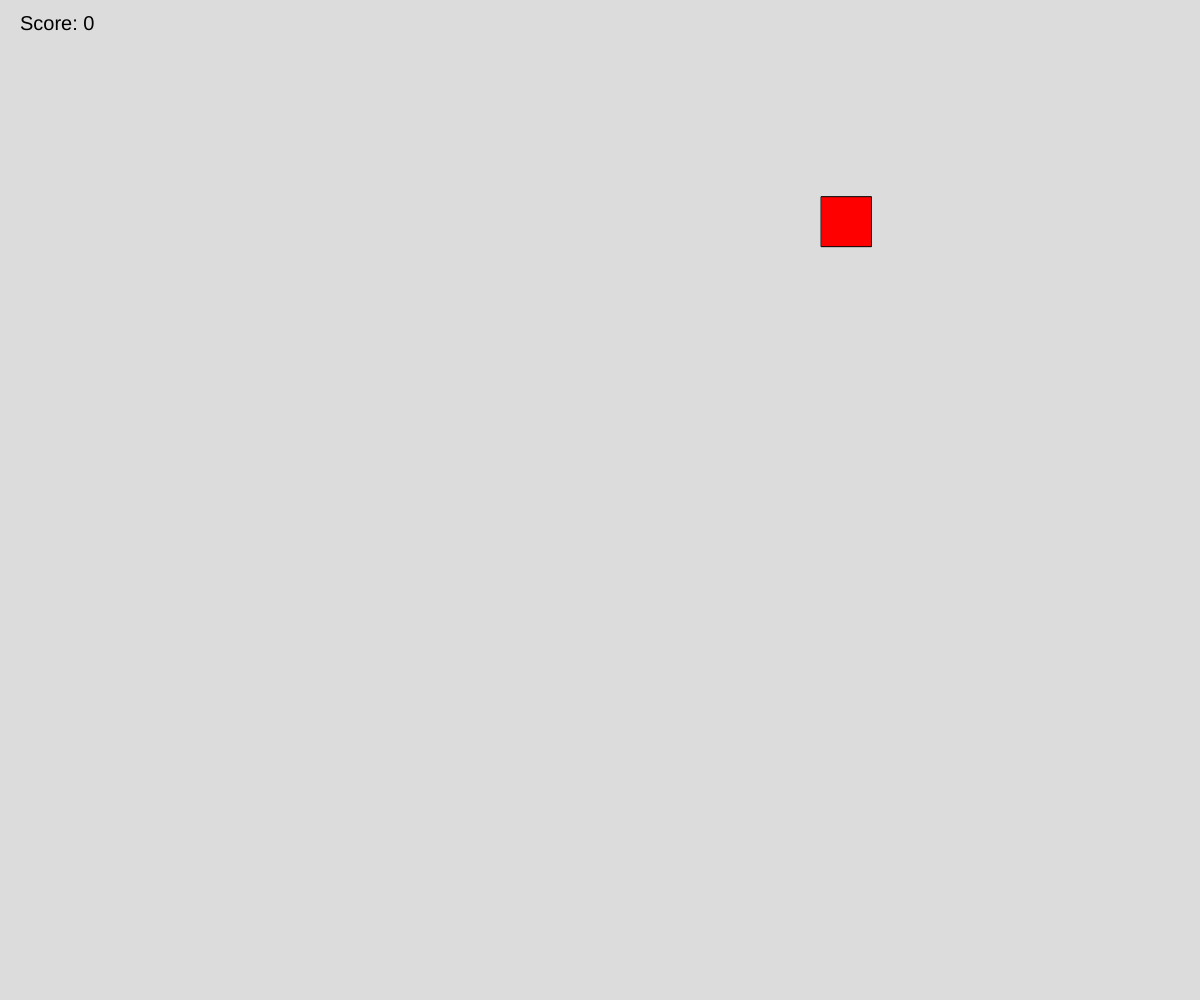
Frame 1 (no input)
Frame 60 (no input): identical to frame 1, image omitted
Frame 120 (the mouse pressed at the canvas centre since frame 60): identical to frame 1, image omitted

The p5.js sketch that drew this single still picture (run headless with seeded random() and noise() and a simulated clock; from frame 60 on, the mouse is pressed at the canvas centre):

// p5.js sketch
// ── sketch.js
// reflex games

let boxX;
let boxY;
let boxSize = 50;
let score = 0;
let boxColor;

function setup() {
  createCanvas(windowWidth, windowHeight);
  resetGame();
}

function draw() {
  drawBackground();
  drawBox();
  drawScore();
  MouseHit();
}

function drawBackground() {
  background(220);
  
}

function drawBox() {
  fill(boxColor);
  rect(boxX, boxY, boxSize, boxSize);
}

function drawScore() {
  fill(0);
  textSize(20);
  text("Score: " + score, 20, 30);
}

function MouseHit() {
  if (mouseX > boxX && mouseX < boxX + boxSize && mouseY > boxY && mouseY < boxY + boxSize) {
    score++;
    moveBox();
    boxColor = color(random(255), random(255), random(255));
  }
}

function moveBox() {
  boxX = random(width - boxSize);
  boxY = random(height - boxSize);
}

function keyPressed() {
  if (key === 'r' || key === 'R') {
    resetGame();
  }
}

function resetGame() {
  score = 0;
  boxColor = color(255, 0, 0);
  moveBox();
}
